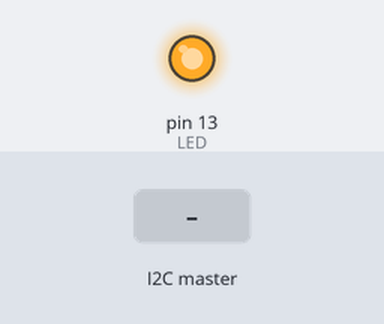
Simulated run of this sketch. Board: Arduino Uno, built with avr-gcc and run on an emulated ATmega328P. Shown: output pins drawn as LEDs (lit = HIGH). The inputs (shaded band) are chosen by the test bench.

Above: at 1.2 s.
1.3 s: the I2C master sends the byte 1
At 1.9 s:
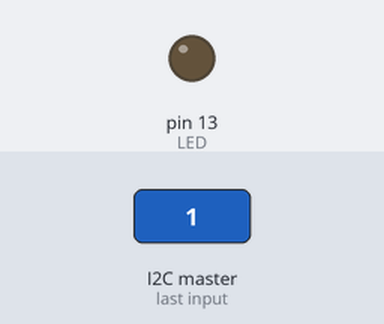
2.8 s: the I2C master sends the byte 0
At 4.2 s:
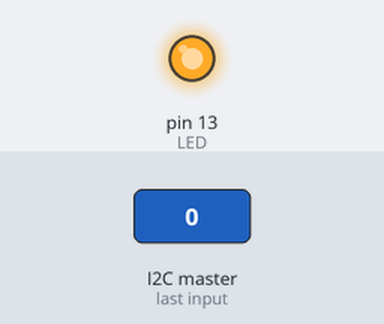
Timing chart, 0 to 5.8 s (numbered marks = the images above; inputs shaded):
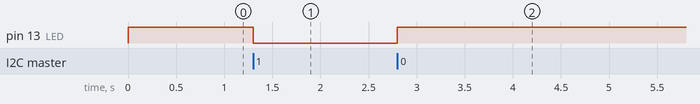

Measured:
- after the input at 1.3 s, pin 13 (LED): HIGH → LOW at once
- after the input at 2.8 s, pin 13 (LED): LOW → HIGH at once

The sketch:

i2C_Slave.ino
```cpp
/***************************************************
   Arduino to Arduio communication using I2C
   SLAVE Cade (this code will go in slave Arduino
   Description: In this example slave code, slave will respond the master data request by sending data to master
                and will read date send by master.
                Slave name             Address
                S8                      0x08
                data received from master will be dislpayed on on-board-LED and
                when master request the data slave will send status of switch to master

                Note: 1. slave address could be any 8 bit value


  Author : Bahubali Fuladi
*/
#include <Wire.h>
int LED = 13;   //on board LED is connected on pin 13
int sw = 12;    // switch is connected on pin 12
int x = 0;
void setup() {
  // Define the LED pin as Output
  Serial.begin(9600);
  pinMode (LED, OUTPUT);
  pinMode(sw, INPUT_PULLUP);

  // Start the I2C Bus as Slave on address 8
  Wire.begin(8);  // this address must unique for slaves connected on same I2C bus
  // Attach a function to trigger when something is received.
  Wire.onReceive(receiveEvent);
  // Attach a function to trigger when request for data is reveived.
  Wire.onRequest(requestEvent);
}

/********* An ISR to read the received data *************/
void receiveEvent(int bytes) {
  x = Wire.read();    // read one character from the I2C
}
void loop() {
  //display the received data on LED
  if (x == 0) {
    digitalWrite(LED, HIGH);    //LED = ON if 0 is received
  }

  if (x == 1) {
    digitalWrite(LED, 0);   //LED = OFF if 1 is received
  }
}

/********* An ISR to send data to master *************/
void requestEvent() {
  if (digitalRead(sw))  //reading status of switch
  {
    Wire.write(0x04); // send 04 (some valve) to master for off switch
    Serial.println("sw = OFF");
  }
  else
  {
    Wire.write(0x05); // send 05 (some other valve) to master for on switch
    Serial.println("sw = ON");
  }

  // as expected by master
}
```
